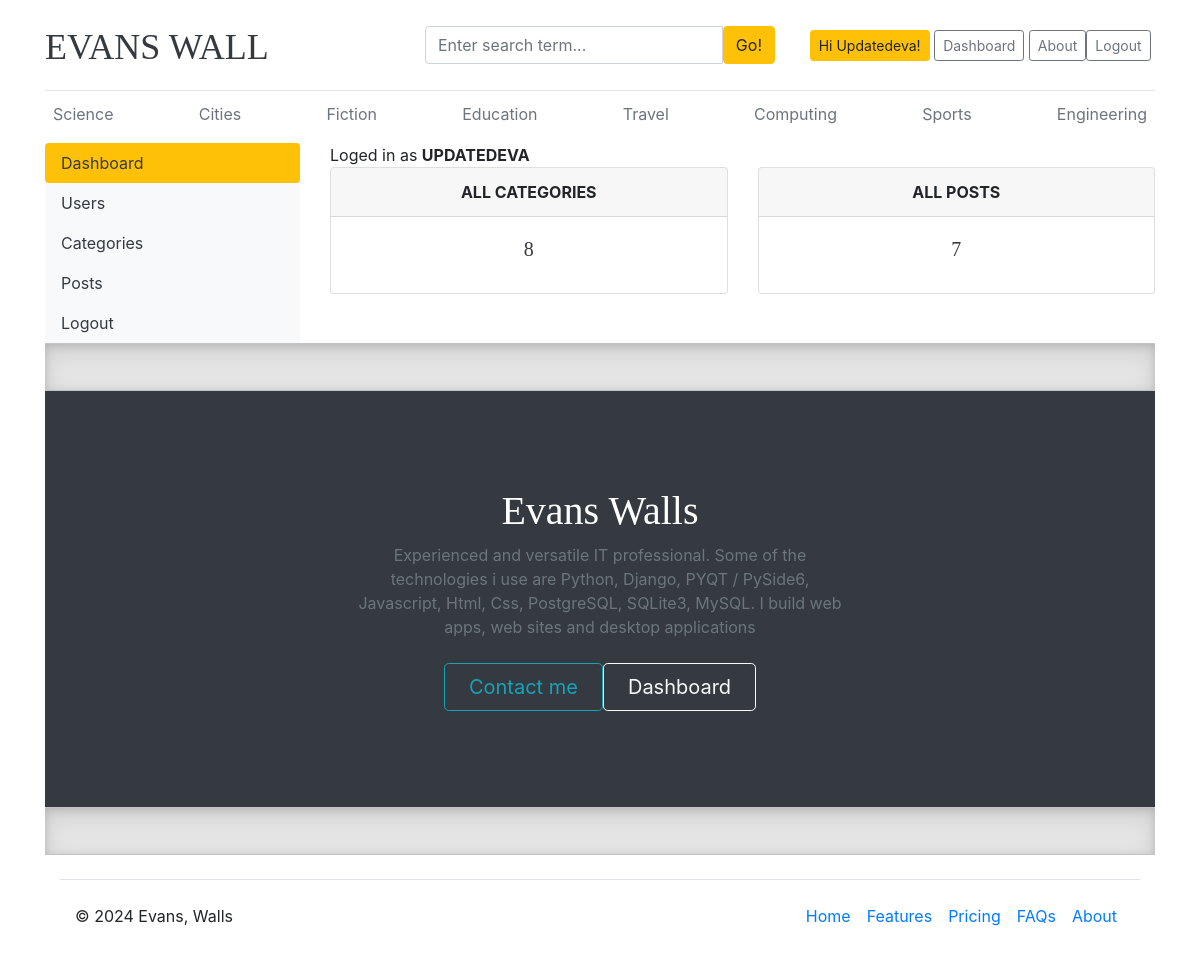
Page /CMS/dashboard/ (signed in) on the earlier database version.
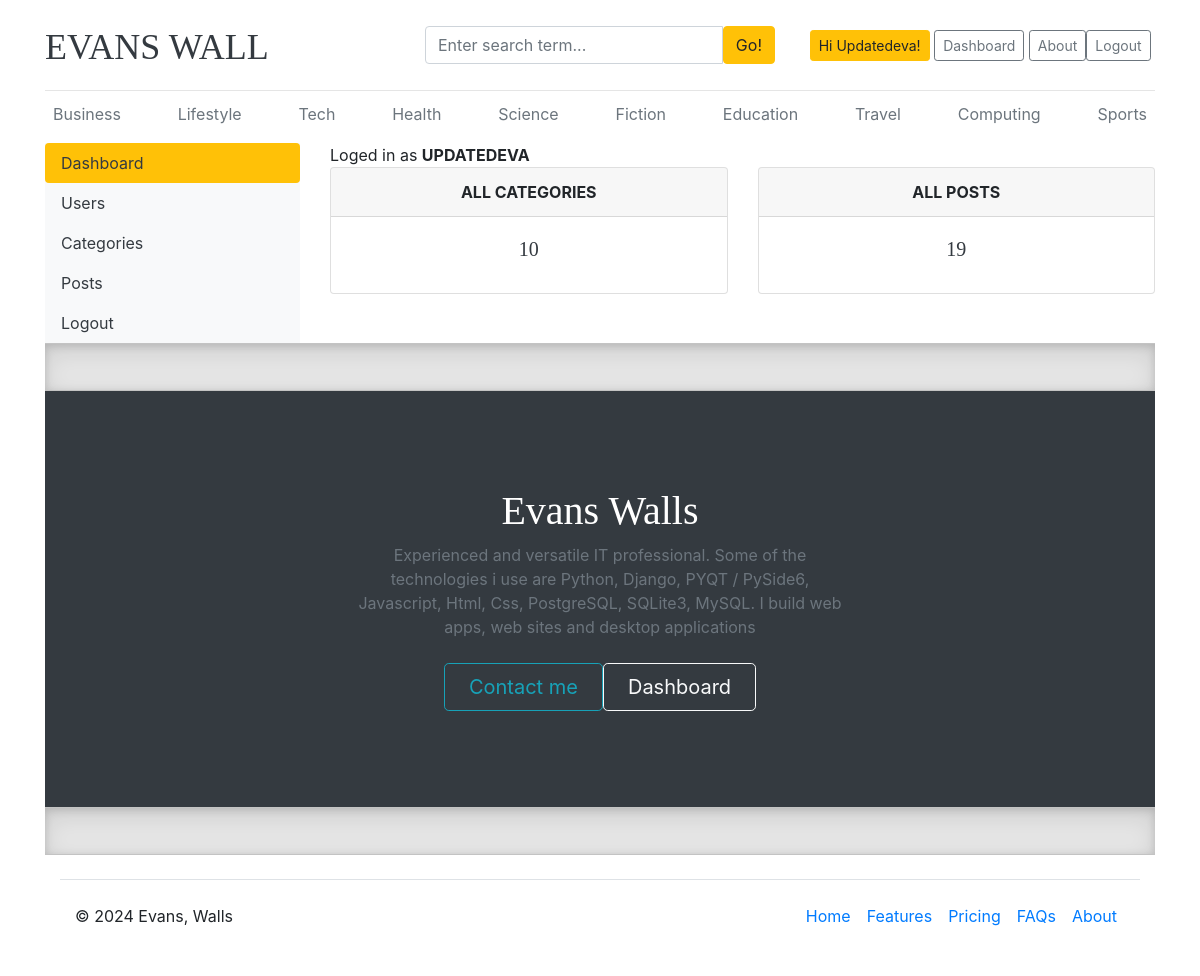
Same page on the later database version.
### blogs/models.py (models this page shows, shortened)
class Category(models.Model):
    category_name = models.CharField(max_length = 50, unique=True)
    category_decription = models.CharField(max_length = 150, unique=True, null=True)
    created_at = models.DateTimeField(auto_now_add =True)
    updated_at = models.DateTimeField(auto_now_add =True)
    class Meta:
        verbose_name_plural = 'Categories'

### Dashboards/views.py (the view)
# urls.py: path('', views.dashboards, name='dashboards'),
@login_required(login_url='login')
def dashboards(request):
    category_count = Category.objects.all().count()
    blog_count = blog.objects.all().count()
    context = {
        'category_count': category_count,
        'blog_count': blog_count,
    }
    return render(request, 'Dash/dashboard.html', context)

### blogs/context_processors.py (called while the page is built)
def get_categories(request):
    categories = Category.objects.all().order_by('-updated_at')
    return dict(categories=categories)

def get_social_links(request):
    social_links = SocialLink.objects.all()
    return dict(social_links=social_links)

def get_about(request):
    theabout = About.objects.all()
    return dict(theabout=theabout)

### templates/Dash/dashboard.html
{% extends 'base.html' %}
{% block content %}
<div class="row">
    {% include 'Dash/dashsidebar.html' %}
     <div class="col-md-9">
        <span>Loged in as <b class="text-uppercase">{{user}}</b></span>
        <div class="row">
            <div class="col">
                <div class="card border-default mb-3">
                    <div class="card-header text-center text-uppercase font-weight-bold">All Categories</div>
                    <div class="card-body text-dark">
                        <h5 class="card-title text-center">{{category_count}}</h5>
                    </div>
                </div>
            </div>
            <div class="col">
                <div class="card border-default mb-3">
                    <div class="card-header text-center text-uppercase font-weight-bold">All Posts</div>
                    <div class="card-body text-dark">
                        <h5 class="card-title text-center">{{blog_count}}</h5>
                    </div>
                </div>
            </div>
        </div>
     </div>
</div>
{% endblock %}

### templates/base.html (shortened to what the changed rows need)
{% load static %}
<!DOCTYPE html>
<html lang="en">
<head>
    <link href="https://getbootstrap.com/docs/4.0/dist/css/bootstrap.min.css" rel="stylesheet">
    <link href="{% static 'css/blog.css' %}" rel="stylesheet">
    <link href="{% static 'css/footer.css' %}" rel="stylesheet">
    <link rel="stylesheet" href="https://cdnjs.cloudflare.com/ajax/libs/font-awesome/4.7.0/css/font-awesome.min.css">
  </head>
<body>
    <div class="container">
      <div class="nav-scroller py-1 mb-2">
        <nav class="nav d-flex justify-content-between">
          {% if categories %}
                {% for category in categories %}
                    <a class="p-2 text-muted" href="{% url 'post_by_category' category.id %}">{{ category.category_name }}</a>
                {% endfor %}
                {% else %}
                    <a class="p-2 text-muted" href="#">No Categories</a>
          {% endif %}
        </nav>
      </div>
            {% block content %}
            {% endblock %}
            <div class="bg-dark text-secondary px-4 py-5 text-center">
              <div class="py-5">
                <h1 class="display-5 fw-bold text-white">Evans Walls</h1>
              </div>
            </div>
  </body>
</html>

Differences in the rows shown:
removed Category: category_name "Cities"
removed Category: category_name "Engineering"
added Category: category_name "Business"
added Category: category_name "Lifestyle"
added Category: category_name "Tech"
added Category: category_name "Health"
Other differences:
{{ category_count }}: "8" → "10"
{{ blog_count }}: "7" → "19"
